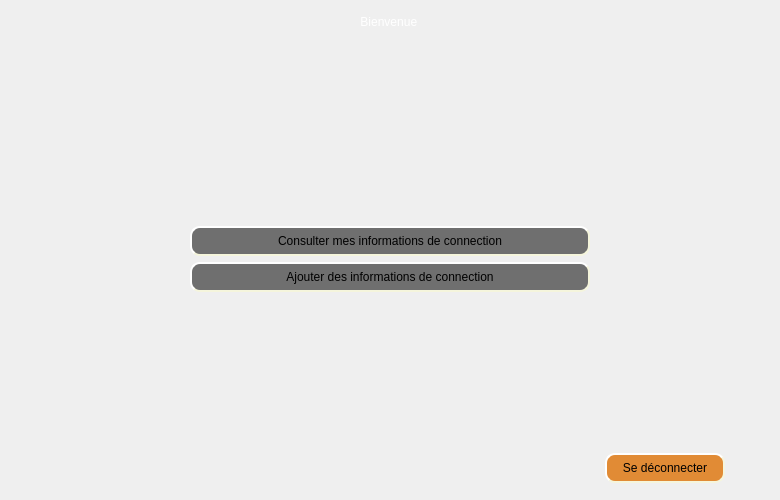
       <widget class="QWidget" name="menuPage">
        <widget class="QWidget" name="verticalLayoutWidget_3">
         <property name="geometry">
          <rect>
           <x>10</x>
           <y>10</y>
           <width>761</width>
           <height>481</height>
          </rect>
         </property>
         <layout class="QVBoxLayout" name="verticalLayout_4" stretch="1,0,0">
          <item>
           <widget class="QLabel" name="menuPageWelcomeLabel">
            <property name="maximumSize">
             <size>
              <width>16777215</width>
              <height>200</height>
             </size>
            </property>
            <property name="palette">
             <palette>
              <active>
               <colorrole role="WindowText">
                <brush brushstyle="SolidPattern">
                 <color alpha="255">
                  <red>255</red>
                  <green>255</green>
                  <blue>255</blue>
                 </color>
                </brush>
               </colorrole>
               <colorrole role="Button">
                <brush brushstyle="SolidPattern">
                 <color alpha="255">
                  <red>59</red>
                  <green>59</green>
                  <blue>59</blue>
                 </color>
                </brush>
               </colorrole>
               <colorrole role="Base">
                <brush brushstyle="SolidPattern">
                 <color alpha="255">
                  <red>59</red>
                  <green>59</green>
                  <blue>59</blue>
                 </color>
                </brush>
               </colorrole>
               <colorrole role="Window">
                <brush brushstyle="SolidPattern">
                 <color alpha="255">
                  <red>59</red>
                  <green>59</green>
                  <blue>59</blue>
                 </color>
                </brush>
               </colorrole>
              </active>
              <inactive>
               <colorrole role="WindowText">
                <brush brushstyle="SolidPattern">
                 <color alpha="255">
                  <red>255</red>
                  <green>255</green>
                  <blue>255</blue>
                 </color>
                </brush>
               </colorrole>
               <colorrole role="Button">
                <brush brushstyle="SolidPattern">
                 <color alpha="255">
                  <red>59</red>
                  <green>59</green>
                  <blue>59</blue>
                 </color>
                </brush>
               </colorrole>
               <colorrole role="Base">
                <brush brushstyle="SolidPattern">
                 <color alpha="255">
                  <red>59</red>
                  <green>59</green>
                  <blue>59</blue>
                 </color>
                </brush>
               </colorrole>
               <colorrole role="Window">
                <brush brushstyle="SolidPattern">
                 <color alpha="255">
                  <red>59</red>
                  <green>59</green>
                  <blue>59</blue>
                 </color>
                </brush>
               </colorrole>
              </inactive>
              <disabled>
               <colorrole role="WindowText">
                <brush brushstyle="SolidPattern">
                 <color alpha="96">
                  <red>164</red>
                  <green>166</green>
                  <blue>168</blue>
                 </color>
                </brush>
               </colorrole>
               <colorrole role="Button">
                <brush brushstyle="SolidPattern">
                 <color alpha="255">
                  <red>59</red>
                  <green>59</green>
                  <blue>59</blue>
                 </color>
                </brush>
               </colorrole>
               <colorrole role="Base">
                <brush brushstyle="SolidPattern">
                 <color alpha="255">
                  <red>59</red>
                  <green>59</green>
                  <blue>59</blue>
                 </color>
                </brush>
               </colorrole>
               <colorrole role="Window">
                <brush brushstyle="SolidPattern">
                 <color alpha="255">
                  <red>59</red>
                  <green>59</green>
                  <blue>59</blue>
                 </color>
                </brush>
               </colorrole>
              </disabled>
             </palette>
            </property>
            <property name="text">
             <string>Bienvenue </string>
            </property>
            <property name="alignment">
             <set>Qt::AlignHCenter|Qt::AlignTop</set>
            </property>
           </widget>
          </item>
          <item>
           <layout class="QVBoxLayout" name="verticalLayout_11">
            <property name="leftMargin">
             <number>180</number>
            </property>
            <item>
             <widget class="QPushButton" name="menuPageConsultPushButton">
              <property name="maximumSize">
               <size>
                <width>400</width>
                <height>16777215</height>
               </size>
              </property>
              <property name="layoutDirection">
               <enum>Qt::LeftToRight</enum>
              </property>
              <property name="styleSheet">
               <string notr="true">
QPushButton:hover
{
	
	
	background-color: rgb(86, 86, 86);
	border-color: noir;
}


QPushButton:pressed
{
	
	
	background-color: rgb(53, 53, 53);
	border-color: noir;
}

QPushButton
{
background-color: rgb(111, 111, 111);
border-style: outset;
border-width: 2px;
border-radius: 10px;
border-color: beige;
min-width: 10em;
padding: 6px;
}</string>
              </property>
              <property name="text">
               <string>Consulter mes informations de connection</string>
              </property>
             </widget>
            </item>
            <item>
             <widget class="QPushButton" name="menuPageAddPushButton">
              <property name="maximumSize">
               <size>
                <width>400</width>
                <height>16777215</height>
               </size>
              </property>
              <property name="styleSheet">
               <string notr="true">
QPushButton:hover
{
	
	
	background-color: rgb(86, 86, 86);
	border-color: noir;
}


QPushButton:pressed
{
	
	
	background-color: rgb(53, 53, 53);
	border-color: noir;
}

QPushButton
{
background-color: rgb(111, 111, 111);
border-style: outset;
border-width: 2px;
border-radius: 10px;
border-color: beige;
min-width: 10em;
padding: 6px;
}</string>
              </property>
              <property name="text">
               <string>Ajouter des informations de connection</string>
              </property>
             </widget>
            </item>
           </layout>
          </item>
          <item>
           <layout class="QHBoxLayout" name="horizontalLayout_5">
            <property name="leftMargin">
             <number>550</number>
            </property>
            <property name="topMargin">
             <number>150</number>
            </property>
            <item>
             <widget class="QPushButton" name="menuPageDisconnectPushButton">
              <property name="maximumSize">
               <size>
                <width>120</width>
                <height>30</height>
               </size>
              </property>
              <property name="styleSheet">
               <string notr="true">
QPushButton:hover
{
	
	
	
	background-color: rgb(181, 137, 49);
	border-color: noir;
}


QPushButton:pressed
{
	
	
	
	background-color: rgb(103, 33, 19);
	border-color: noir;
}

QPushButton
{
background-color: rgb(225, 139, 53);
border-style: outset;
border-width: 2px;
border-radius: 10px;
border-color: beige;
min-width: 10em;
padding: 6px;
}
</string>
              </property>
              <property name="text">
               <string>Se déconnecter</string>
              </property>
             </widget>
            </item>
           </layout>
          </item>
         </layout>
        </widget>
       </widget>
